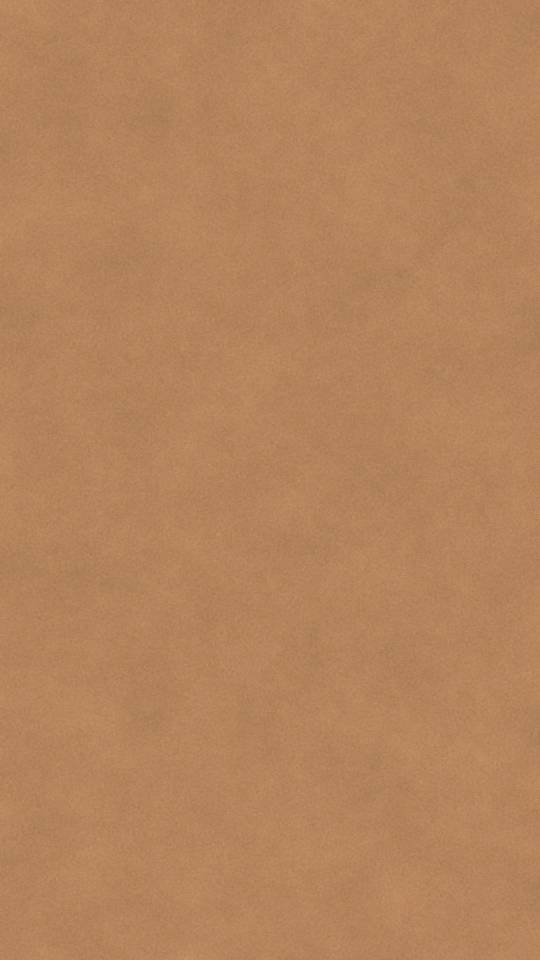
#> input picture assets/v26/bg/bg_toffee_paper.jpg, 1080 x 1920 px, found by its file name (shown at 1/2 size)
$ python make_rose_bg.py
#> lines starting #> are read from the running program, lines starting #| are printed output that depends on the picture
# v2.7: bg_rose_paper.jpg from the v2.6 toffee paper (keeps its grain), mapped onto rose #C99196 + soft 2-corner diagonal vignette.
# Run from the repo root: python3 _dev/tests/make_rose_bg.py
from PIL import Image
import numpy as np
src = Image.open('assets/v26/bg/bg_toffee_paper.jpg').convert('RGB')
#> src is the input picture: PIL image 1080x1920 RGB; mean R, G, B 179.8, 131.9, 91.8
a = np.asarray(src).astype(np.float32) / 255.0
lum = 0.2126 * a[..., 0] + 0.7152 * a[..., 1] + 0.0722 * a[..., 2]
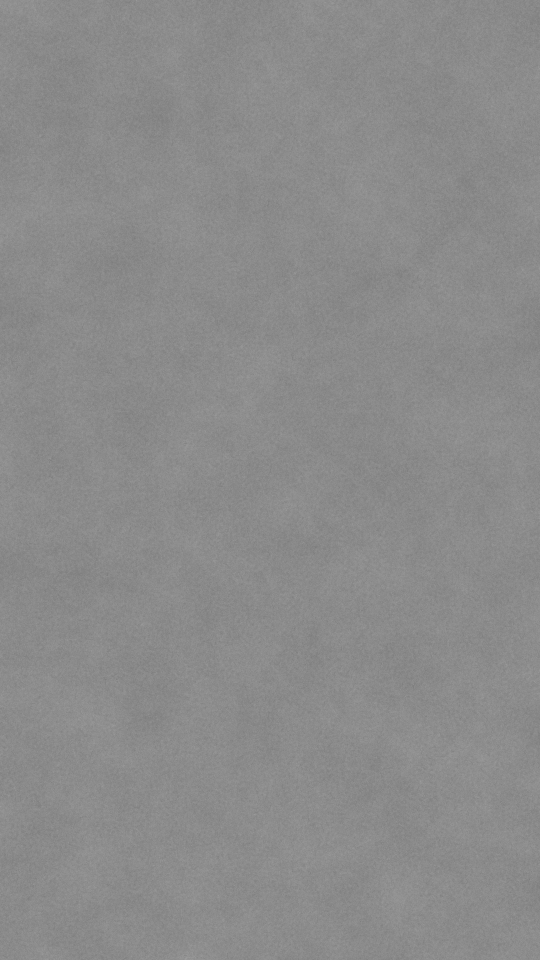
#> lum: shape (1920, 1080) float32 (shown at 1/2 size); min 0.46, max 0.633, mean 0.546
# grain only: remove the large-scale shading of the old paper, keep +-4 % texture
from PIL import ImageFilter
blur = np.asarray(Image.fromarray((lum * 255).astype(np.uint8)).filter(ImageFilter.GaussianBlur(40))).astype(np.float32) / 255.0
grain = lum / np.maximum(blur, 1e-3) - 1.0
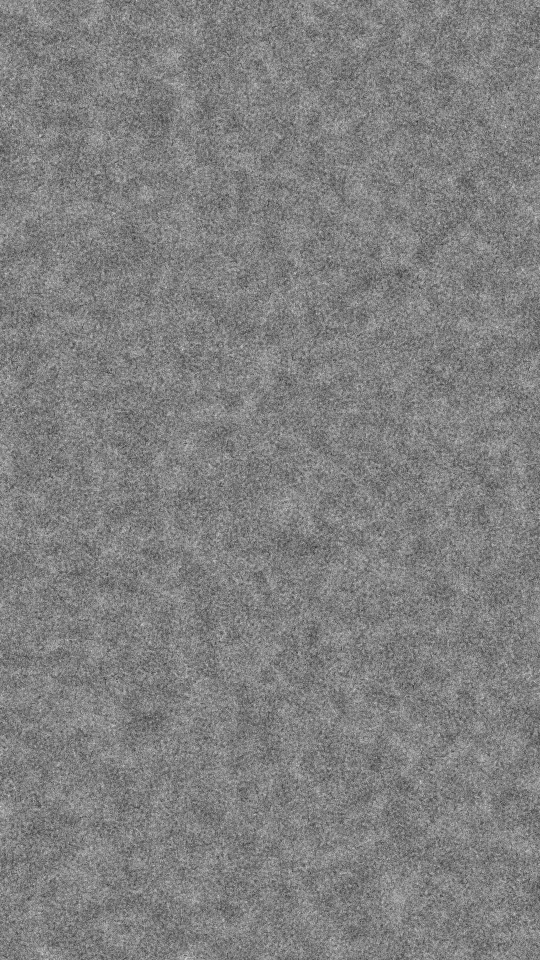
#> grain: shape (1920, 1080) float32 (shown at 1/2 size); min -0.156, max 0.159, mean 0.00265; drawn with min black and max white
grain = np.clip(grain / (np.std(grain) * 2.5 + 1e-6), -1, 1) * 0.04      # +-4 %
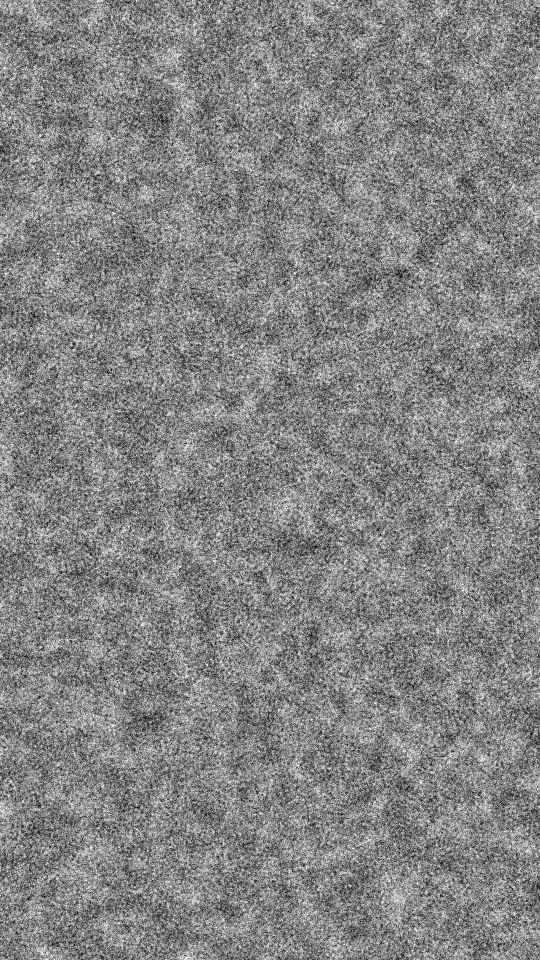
#> grain: shape (1920, 1080) float32 (shown at 1/2 size); min -0.04, max 0.04, mean 0.00134; drawn with min black and max white
grain -= grain.mean()
H, W = lum.shape
#> H = 1920; W = 1080
y, x = np.mgrid[0:H, 0:W].astype(np.float32)
u, v = x / (W - 1), y / (H - 1)
base = np.array([0xC9, 0x91, 0x96], np.float32) / 255.0
# diagonal: top-left -> #B78387, bottom-right -> #B27F83, the other two corners slightly lighter (#CB9297)
d1 = np.clip(1 - np.hypot(u, v) / 0.7, 0, 1) ** 1.4          # near top-left
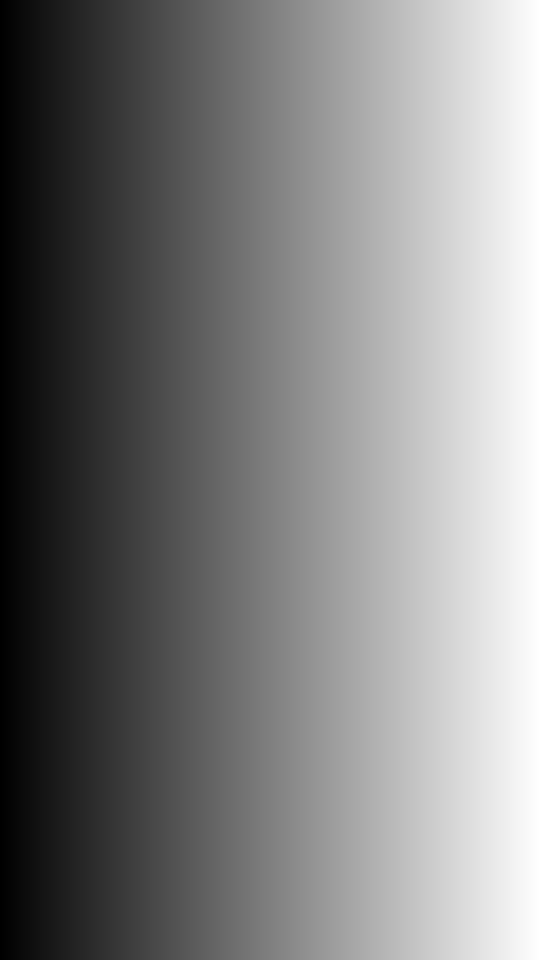
#> u: shape (1920, 1080) float32 (shown at 1/2 size); min 0, max 1, mean 0.5
d2 = np.clip(1 - np.hypot(1 - u, 1 - v) / 0.7, 0, 1) ** 1.4  # near bottom-right
d3 = np.clip(1 - np.hypot(1 - u, v) / 0.9, 0, 1) ** 2         # top-right
d4 = np.clip(1 - np.hypot(u, 1 - v) / 0.9, 0, 1) ** 2         # bottom-left
tl = np.array([0xB7, 0x83, 0x87], np.float32) / 255.0
br = np.array([0xB2, 0x7F, 0x83], np.float32) / 255.0
lt = np.array([0xCB, 0x92, 0x97], np.float32) / 255.0
col = base[None, None, :] * np.ones((H, W, 1), np.float32)
for d, c in ((d1, tl), (d2, br), (d3, lt), (d4, lt)):
    col = col + d[..., None] * (c - base)
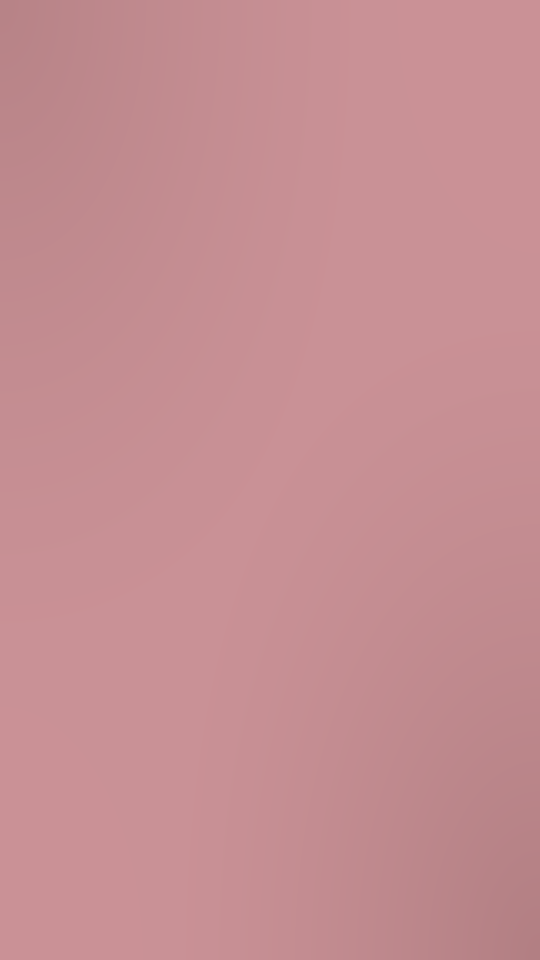
#> col: shape (1920, 1080, 3) float32 (shown at 1/2 size); mean of channels 0, 1, 2 0.769, 0.558, 0.571; drawn as R, G, B
out = np.clip(col * (1 + grain[..., None]), 0, 1)
Image.fromarray((out * 255 + 0.5).astype(np.uint8)).save('assets/v27/bg/bg_rose_paper.jpg', quality=84, optimize=True, progressive=True)
im = np.asarray(Image.open('assets/v27/bg/bg_rose_paper.jpg')).astype(int)
for name, (yy, xx) in {'centre': (960, 540), 'top-left': (40, 40), 'bottom-right': (1880, 1040), 'top-right': (40, 1040), 'bottom-left': (1880, 40)}.items():
    print(name, '#%02X%02X%02X' % tuple(im[yy - 20:yy + 20, xx - 20:xx + 20].reshape(-1, 3).mean(0).round().astype(int)))
#> this loop made 5 passes
#| centre #C99096
#| top-left #B88488
#| bottom-right #B58185
#| top-right #CA9197
#| bottom-left #CA9197
